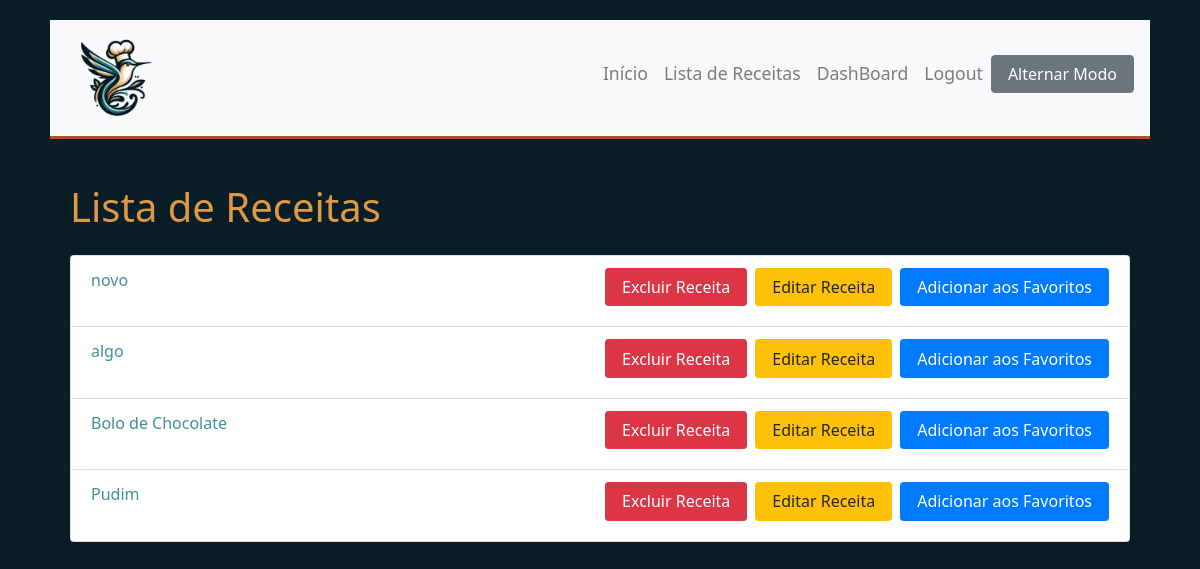
/receitas/ (signed in), run on an earlier commit of the app's database.
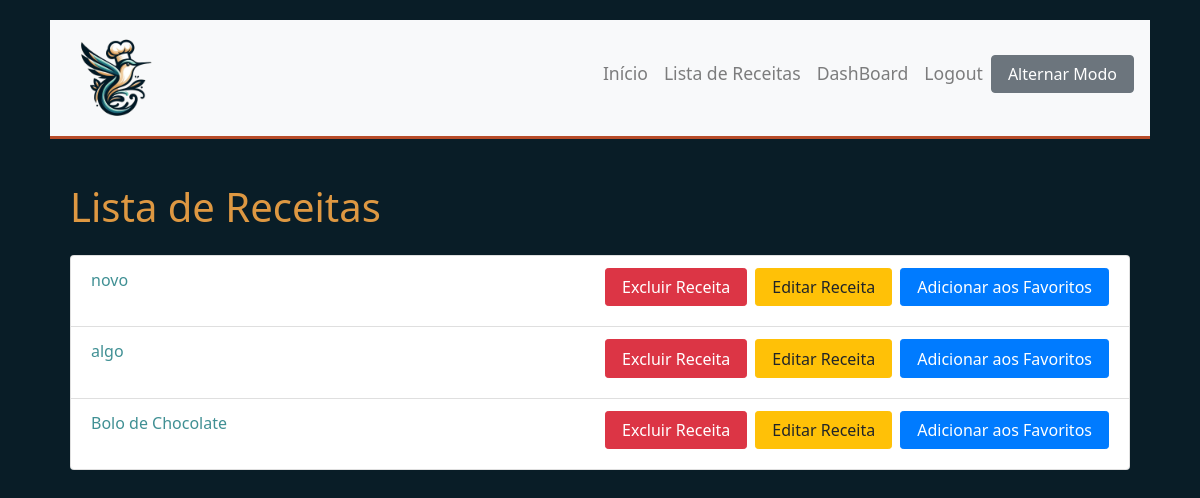
And on a later commit of the database.
### main/models.py (models this page shows, shortened)
class Receita(models.Model):
    nome = models.CharField(max_length=200)
    ingredientes = models.ManyToManyField(Ingrediente)
    instrucoes = models.TextField()
    usuario = models.ForeignKey(User, on_delete=models.SET_NULL, null=True, blank=True)
    data_cadastro = models.DateField(auto_now_add=False, default=timezone.now)

### main/views.py (the view)
# urls.py: path('receitas/', lista_receitas, name='lista_receitas'),
@login_required
def lista_receitas(request):
    receitas = Receita.objects.all()
    return render(request, 'main/lista_receitas.html', {'receitas': receitas})

### main/templates/main/lista_receitas.html (shortened to what this page needs)
{% extends 'main/base.html' %}
{% block content %}
    <div class="container mt-4">
        <h1 class="mb-4">Lista de Receitas</h1>
        <ul class="list-group">
            {% for receita in receitas %}
                <li class="list-group-item">
                    <a href="{% url 'detalhes_receita' receita.id %}">{{ receita.nome }}</a>
                    <a href="{% url 'adicionar_favoritos' receita.id %}" class="btn btn-primary btn-sm float-right">Adicionar aos Favoritos</a>
                    {% if user.is_authenticated and user.is_staff %}
                        <a href="{% url 'editar_receita' receita.id %}" class="btn btn-warning btn-sm float-right mr-2">Editar Receita</a>
                        <form method="post" action="{% url 'excluir_receita' receita.id %}" class="d-inline">
                            <button type="submit" class="btn btn-danger btn-sm float-right mr-2">Excluir Receita</button>
                        </form>
                    {% endif %}
                </li>
            {% endfor %}
        </ul>
    </div>
{% endblock %}

What changed in the data, as far as the page shows it:
removed Receita: nome "Pudim"
